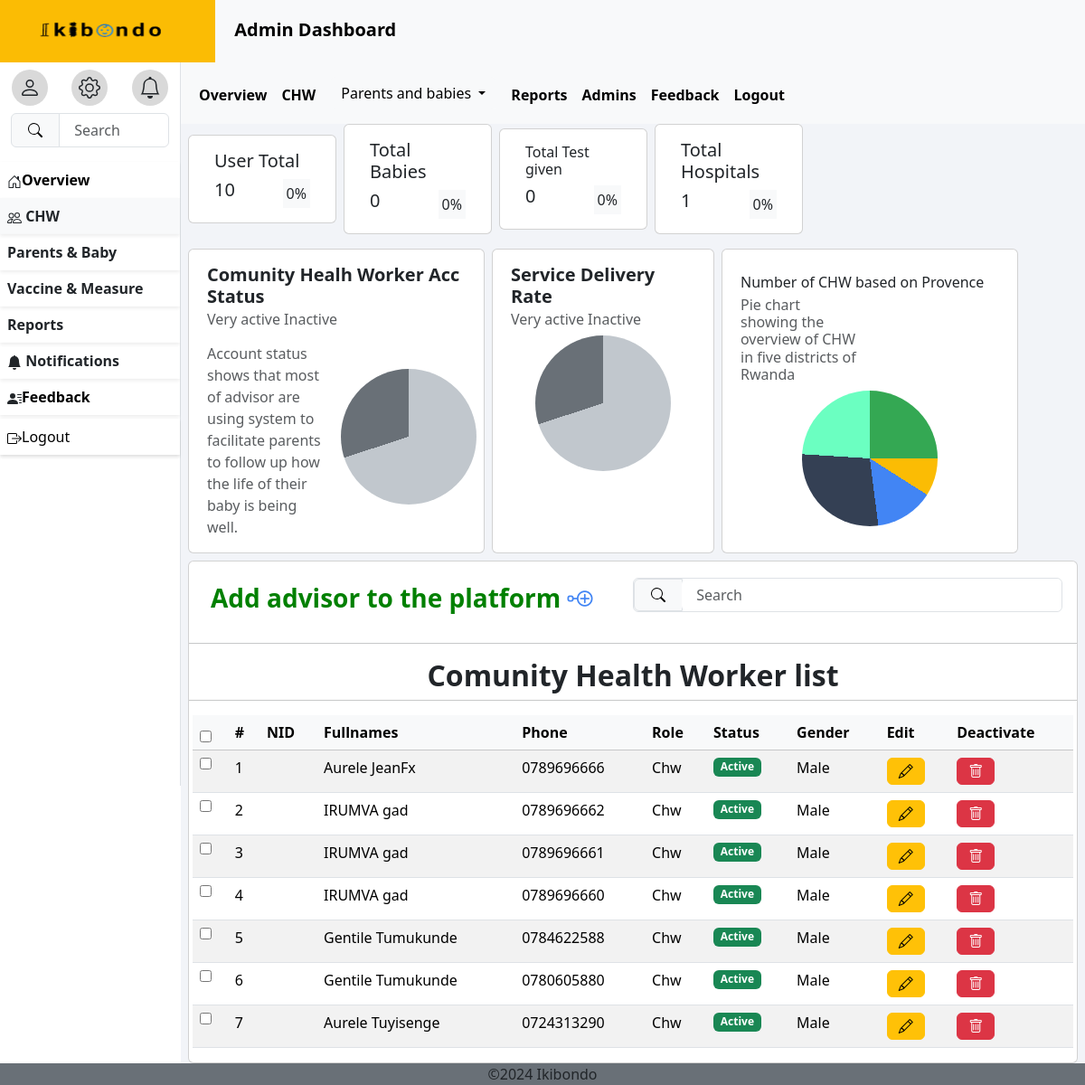
/chw (signed in), run on an earlier commit of the app's database.
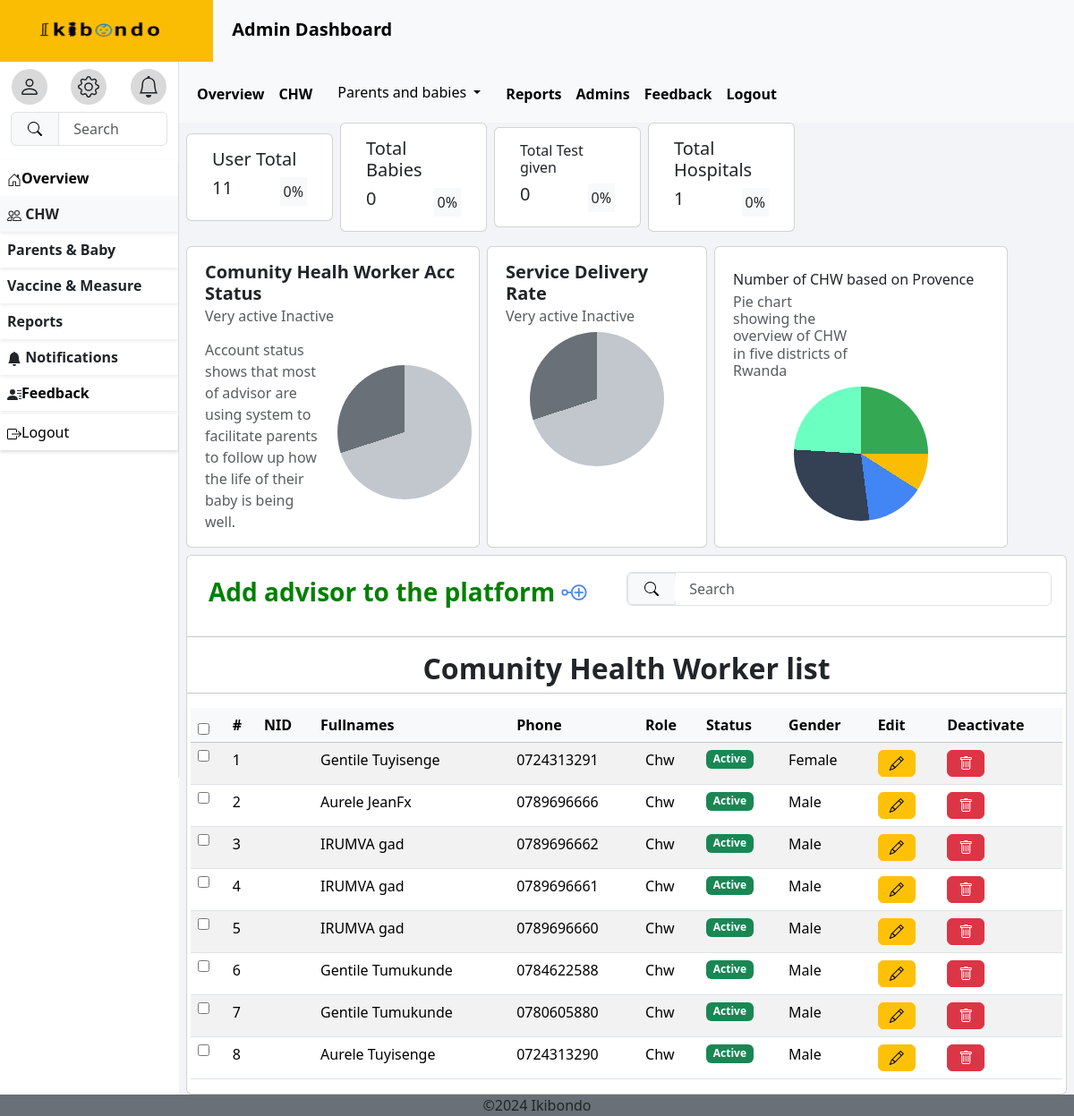
And on a later commit of the database.
### ikibondoapp/models.py (models this page shows, shortened)
class Myuser(AbstractUser):
    ROLE_CHOICES = [
        ('Nurse', 'Nurse'),
        ('Superadmin', 'Superadmin'),
        ('Chw', 'Chw'),
        ('Parent', 'Parent'),
    ]
    GENDER_CHOICES = [
        ('Male', 'Male'),
        ('Female', 'Female'),
    ]
    username=None
    phone_number=models.CharField(max_length=10,validators=[
            RegexValidator(
                regex=r'^\d{10}$',
                message="Phone number must be 10 digits long.",
                code='invalid_phone_number'
            )
            ],
        unique=True)
    email=models.EmailField(unique=True,blank=True)
    role=models.CharField(choices=[('Nurse','Nurse'),('Superadmin','Superadmin'),('Chw','Chw'),('Parent','Parent')],max_length=50)
    gender= models.CharField(choices=[('Male','Male'),('Female','Female')],max_length=20)
    Age= models.PositiveIntegerField(null=True)
    need_password_change=models.BooleanField(default=True)
    USERNAME_FIELD='phone_number'
    REQUIRED_FIELDS=['email']
    object=CustomUserManager()

### ikibondoapp/views.py (the view)
# urls.py: path('chw',chw,name='chw'),
@login_required(login_url='/login/')
def chw(request):
    user=request.user
    myuser=Myuser.objects.filter(role='Chw').order_by('-date_joined')
    return render(request,'chw.html',{'myuser':user,'user':myuser,'totals':total})

### TEMPLATES/chw.html (shortened to what the changed rows need)
{% load static %}
<html lang="en">
  <head>
   <link rel="stylesheet" href="{% static 'bootstrap-5.3.3-dist/css/bootstrap.min.css' %}">
   <link
      href="https://cdn.jsdelivr.net/npm/bootstrap-icons/font/bootstrap-icons.css"
      rel="stylesheet"
    />
   <link rel="stylesheet" href="{% static 'bootstrap-5.3.3-dist/css/bootstrap.css' %}">
  </head>
  <body>
     <div class="container-fluid">
       <div class="row">
         <div class="col-lg-10 col-md-9 m-0" style="background-color: #F2F4F8;">
             <div class="row px-2 hstack gap-2">
               <div class="card col-md-2">
                 <div class="card-body">
                   <div class="hstack">
                   <div class="card-link fs-5 h1">
                    {{totals.totaluser}}
                   </div>
                   <div class="card-link bg-light p-1 ms-auto">0%</div>
                   </div>
                 </div>
               </div>
             </div>
             <div class="row gx-2 card  mt-2">
             <h2><center><b>Comunity Health Worker list</b></center></h2>
             <div class="table-responsive ">
                <table class="table table-striped table-hover ">
                    <thead class="table-light">
                        <th scope="col"><input type="checkbox" id="selectAll"/></th>
                        <th scope="col">#</th>
                        <th scope="col">NID</th>
                        <th scope="col">Fullnames</th>
                        <th scope="col">Phone</th>
                        <th scope="col">Role</th>
                        <th scope="col">Status</th>
                        <th scope="col">Gender</th>
                        <th scope="col">Edit</th>
                        <th scope="col">Deactivate</th>
                    </thead>
                    <tbody id="userTableBody">
                      {% for users in user %}
                      <tr>
                        <td><input type="checkbox" class="userCheckbox" /></td>
                        <td>{{ forloop.counter }}</td>
                        <td>{{ chw.nid }}</td>
                        <td>{{ users.first_name }} {{ users.last_name }}</td>
                        <td>{{ users.phone_number }}</td>
                        <td>{{ users.role }}</td>
                        <td>
                          {%if users.is_active %}
                          <span class="badge bg-success">Active</span>
                          {%else%}
                          <span class="badge bg-danger">Inactive</span>
                          {%endif%}
                        </td>
                        <td>{{ users.gender }}</td>
                        <td>
                          <button
                            class="btn btn-md btn-warning editButton"
                            data-bs-toggle="modal"
                            data-bs-target="#editUserModal"
                          >
                            <i class="bi bi-pencil"></i>
                          </button>
                        </td>
                        <td>
                          <button class="btn btn-md btn-danger deleteButton">
                            <i class="bi bi-trash"></i>
                          </button>
                        </td>
                      </tr>
                      {% empty %}
                      <tr>
                        <td colspan="10" class="text-center">No users found</td>
                      </tr>
                      {% endfor %}
                    </tbody>
                 </table>
             </div>
            </div>
         </div>
       </div>
     </div>
  </body>
  </html>

What changed in the data, as far as the page shows it:
added Myuser: first_name "Gentile", last_name "Tuyisenge", phone_number "0724313291", role "Chw", is_active "Active", gender "Female"
Also different on the page:
{{ totals.totaluser }}: "10" → "11"
